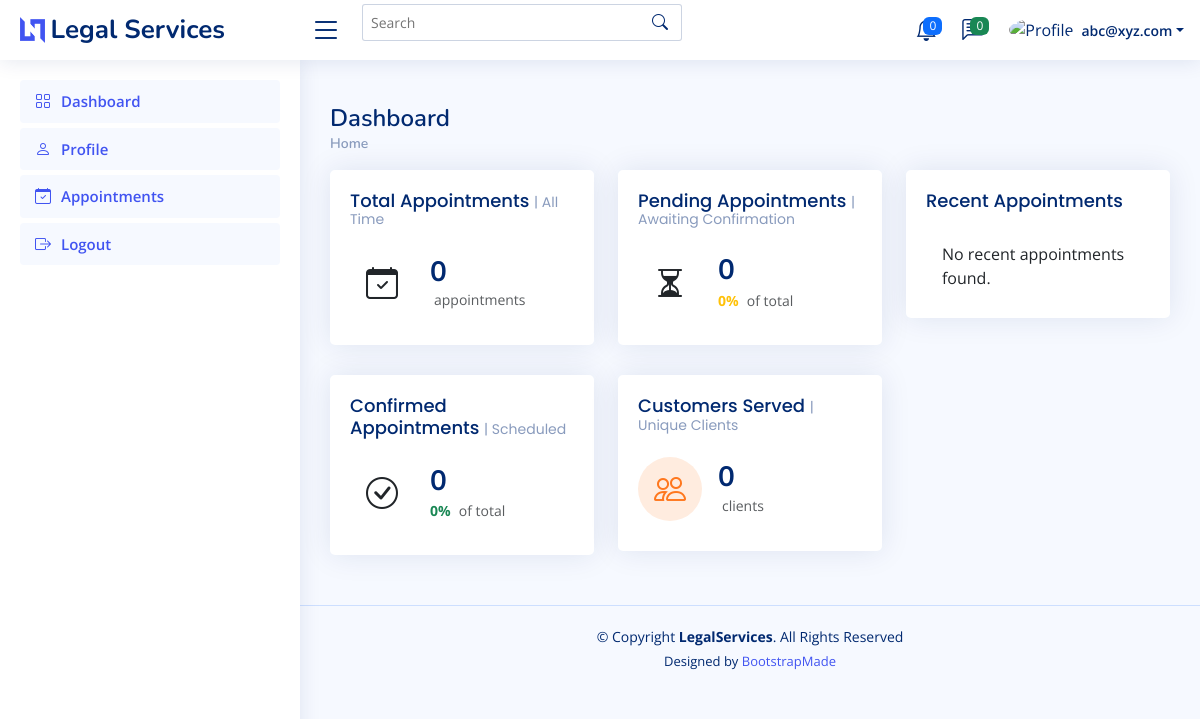
/lawyer/index.php (signed in), run on an earlier commit of the app's database.
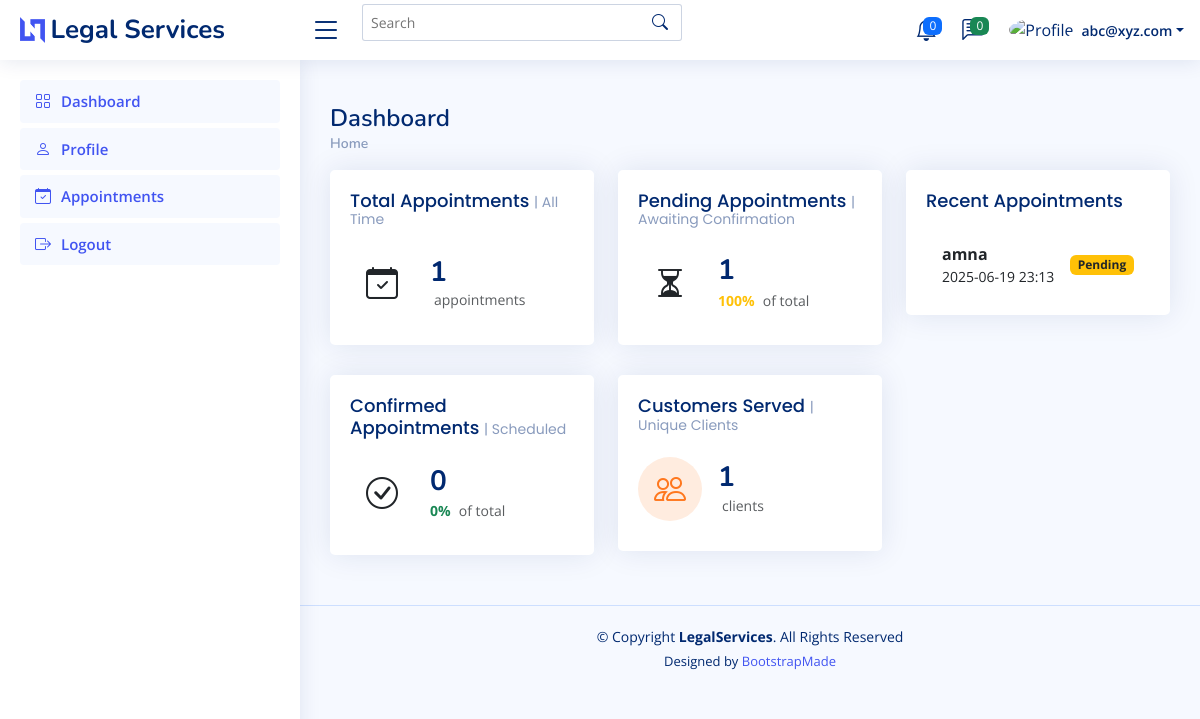
And on a later commit of the database.
### tables this page shows
CREATE TABLE `appointments` (
  `appointment_id` int(11) NOT NULL,
  `customer_id` int(11) NOT NULL,
  `lawyer_id` int(11) NOT NULL,
  `schedule_date` datetime NOT NULL,
  `status` enum('Pending','Confirmed','Completed') DEFAULT 'Pending',
  `notes` text DEFAULT NULL,
  `created_at` timestamp NOT NULL DEFAULT current_timestamp()
);

CREATE TABLE `users` (
  `user_id` int(11) NOT NULL,
  `name` varchar(100) NOT NULL,
  `email` varchar(150) NOT NULL,
  `password` varchar(255) NOT NULL,
  `profile_photo` varchar(255) DEFAULT NULL,
  `user_type` enum('Customer','Lawyer','Admin') NOT NULL,
  `city_id` int(11) DEFAULT NULL,
  `created_at` timestamp NOT NULL DEFAULT current_timestamp(),
  `contact_info` varchar(255) DEFAULT NULL
);

### lawyer/index.php (the view, shortened to what the changed rows need)
<?php
include('inc.header.php');
$lawyer_id = $_SESSION['LawyerID'];
$totalAppointmentsRes = mysqli_query($conn, "SELECT COUNT(*) AS total FROM appointments WHERE lawyer_id = $lawyer_id");
$totalAppointments = mysqli_fetch_assoc($totalAppointmentsRes)['total'] ?? 0;
$pendingAppointmentsRes = mysqli_query($conn, "SELECT COUNT(*) AS pending FROM appointments WHERE lawyer_id = $lawyer_id AND status = 'Pending'");
$pendingAppointments = mysqli_fetch_assoc($pendingAppointmentsRes)['pending'] ?? 0;
$confirmedAppointmentsRes = mysqli_query($conn, "SELECT COUNT(*) AS confirmed FROM appointments WHERE lawyer_id = $lawyer_id AND status = 'Confirmed'");
$confirmedAppointments = mysqli_fetch_assoc($confirmedAppointmentsRes)['confirmed'] ?? 0;
$customersServedRes = mysqli_query($conn, "SELECT COUNT(DISTINCT customer_id) AS customers FROM appointments WHERE lawyer_id = $lawyer_id");
$customersServed = mysqli_fetch_assoc($customersServedRes)['customers'] ?? 0;
?>
<main id="main" class="main">
  <div class="pagetitle">
    <h1>Dashboard</h1>
  </div>
  <section class="section dashboard">
    <div class="row">
      <div class="col-lg-8">
        <div class="row">
          <div class="col-xxl-4 col-md-6">
            <div class="card info-card appointments-card">
              <div class="card-body">
                <div class="d-flex align-items-center">
                  <div class="ps-3">
                    <h6><?= $totalAppointments ?></h6>
                    <span class="text-muted small pt-2 ps-1">appointments</span>
                  </div>
                </div>
              </div>
            </div>
          </div>
          <div class="col-xxl-4 col-md-6">
            <div class="card info-card pending-card">
              <div class="card-body">
                <div class="d-flex align-items-center">
                  <div class="ps-3">
                    <h6><?= $pendingAppointments ?></h6>
                    <span class="text-warning small pt-1 fw-bold"><?= $totalAppointments > 0 ? round(($pendingAppointments/$totalAppointments)*100, 1) : 0 ?>%</span>
                    <span class="text-muted small pt-2 ps-1">of total</span>
                  </div>
                </div>
              </div>
            </div>
          </div>
          <div class="col-xxl-4 col-md-6">
            <div class="card info-card confirmed-card">
              <div class="card-body">
                <div class="d-flex align-items-center">
                  <div class="ps-3">
                    <h6><?= $confirmedAppointments ?></h6>
                    <span class="text-success small pt-1 fw-bold"><?= $totalAppointments > 0 ? round(($confirmedAppointments/$totalAppointments)*100, 1) : 0 ?>%</span>
                    <span class="text-muted small pt-2 ps-1">of total</span>
                  </div>
                </div>
              </div>
            </div>
          </div>
          <div class="col-xxl-4 col-md-6">
            <div class="card info-card customers-card">
              <div class="card-body">
                <div class="d-flex align-items-center">
                  <div class="ps-3">
                    <h6><?= $customersServed ?></h6>
                    <span class="text-muted small pt-2 ps-1">clients</span>
                  </div>
                </div>
              </div>
            </div>
          </div>
        </div>
      </div>
      <div class="col-lg-4">
        <div class="card">
          <div class="card-body">
            <ul class="list-group list-group-flush">
              <?php
              $recentAppointmentsRes = mysqli_query($conn, "
                SELECT a.*, u.name AS customer_name
                FROM appointments a
                JOIN users u ON a.customer_id = u.user_id
                WHERE a.lawyer_id = $lawyer_id
                ORDER BY a.schedule_date DESC
                LIMIT 5
              ");
              if ($recentAppointmentsRes && mysqli_num_rows($recentAppointmentsRes) > 0):
                while ($app = mysqli_fetch_assoc($recentAppointmentsRes)):
              ?>
                <li class="list-group-item d-flex justify-content-between align-items-center">
                  <div>
                    <strong><?= htmlspecialchars($app['customer_name']) ?></strong><br>
                    <small><?= date('Y-m-d H:i', strtotime($app['schedule_date'])) ?></small>
                  </div>
                  <span class="badge
                    <?= $app['status'] === 'Confirmed' ? 'bg-success' : ($app['status'] === 'Pending' ? 'bg-warning text-dark' : 'bg-secondary') ?>">
                    <?= htmlspecialchars($app['status']) ?>
                  </span>
                </li>
              <?php
                endwhile;
              else:
              ?>
                <li class="list-group-item">No recent appointments found.</li>
              <?php endif; ?>
            </ul>
          </div>
        </div>
      </div>
    </div>
  </section>
</main>
<?php include('inc.footer.php'); ?>

What changed in the data, as far as the page shows it:
added appointments: customer.name "amna", schedule_date "2025-06-19 23:13", status "Pending"
Also different on the page:
$totalAppointments: "0" → "1"
$pendingAppointments: "0" → "1"
$customersServed: "0" → "1"
text no longer shown: "No recent appointments found."
text now shown: "100"
